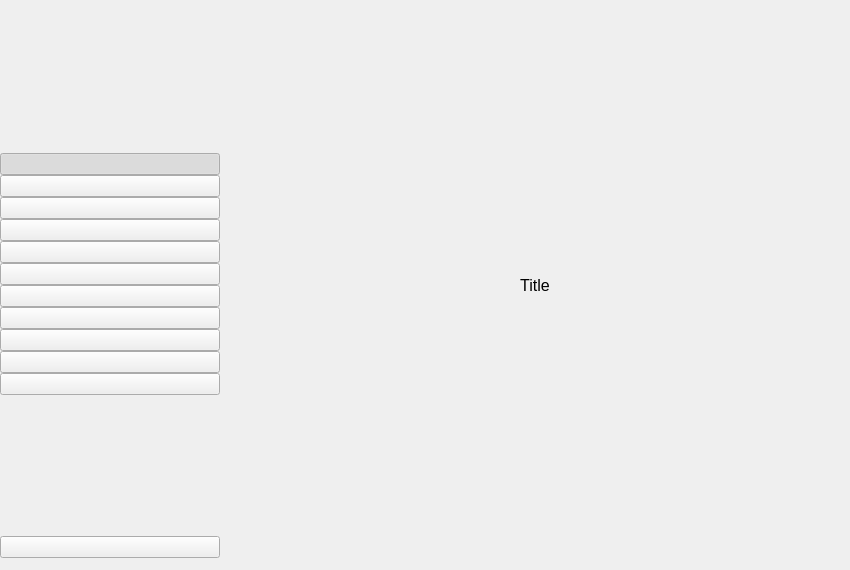
<?xml version="1.0" encoding="UTF-8"?>
<ui version="4.0">
 <class>App</class>
 <widget class="QMainWindow" name="App">
  <property name="windowModality">
   <enum>Qt::NonModal</enum>
  </property>
  <property name="geometry">
   <rect>
    <x>0</x>
    <y>0</y>
    <width>850</width>
    <height>570</height>
   </rect>
  </property>
  <property name="windowTitle">
   <string notr="true">Stacer</string>
  </property>
  <property name="windowIcon">
   <iconset>
    <normaloff>:/static/icons/icon256x256.png</normaloff>:/static/icons/icon256x256.png</iconset>
  </property>
  <widget class="QWidget" name="centralwidget">
   <layout class="QHBoxLayout" name="horizontalLayout">
    <property name="spacing">
     <number>0</number>
    </property>
    <property name="leftMargin">
     <number>0</number>
    </property>
    <property name="topMargin">
     <number>0</number>
    </property>
    <property name="rightMargin">
     <number>0</number>
    </property>
    <property name="bottomMargin">
     <number>0</number>
    </property>
    <item alignment="Qt::AlignHCenter">
     <widget class="QWidget" name="sidebar" native="true">
      <property name="sizePolicy">
       <sizepolicy hsizetype="Fixed" vsizetype="Expanding">
        <horstretch>0</horstretch>
        <verstretch>0</verstretch>
       </sizepolicy>
      </property>
      <property name="minimumSize">
       <size>
        <width>220</width>
        <height>0</height>
       </size>
      </property>
      <property name="maximumSize">
       <size>
        <width>220</width>
        <height>16777215</height>
       </size>
      </property>
      <property name="styleSheet">
       <string notr="true"/>
      </property>
      <layout class="QVBoxLayout" name="sidebarLayout">
       <property name="spacing">
        <number>0</number>
       </property>
       <property name="leftMargin">
        <number>0</number>
       </property>
       <property name="topMargin">
        <number>12</number>
       </property>
       <property name="rightMargin">
        <number>0</number>
       </property>
       <property name="bottomMargin">
        <number>12</number>
       </property>
       <item>
        <spacer name="verticalSpacer_2">
         <property name="orientation">
          <enum>Qt::Vertical</enum>
         </property>
         <property name="sizeHint" stdset="0">
          <size>
           <width>20</width>
           <height>40</height>
          </size>
         </property>
        </spacer>
       </item>
       <item>
        <widget class="QPushButton" name="btnDash">
         <property name="cursor">
          <cursorShape>PointingHandCursor</cursorShape>
         </property>
         <property name="focusPolicy">
          <enum>Qt::NoFocus</enum>
         </property>
         <property name="toolTip">
          <string>Dashboard</string>
         </property>
         <property name="styleSheet">
          <string notr="true"/>
         </property>
         <property name="text">
          <string/>
         </property>
         <property name="iconSize">
          <size>
           <width>28</width>
           <height>28</height>
          </size>
         </property>
         <property name="checkable">
          <bool>true</bool>
         </property>
         <property name="checked">
          <bool>true</bool>
         </property>
         <attribute name="buttonGroup">
          <string notr="true">sidebarBtnGroup</string>
         </attribute>
        </widget>
       </item>
       <item>
        <widget class="QPushButton" name="btnStartupApps">
         <property name="cursor">
          <cursorShape>PointingHandCursor</cursorShape>
         </property>
         <property name="focusPolicy">
          <enum>Qt::NoFocus</enum>
         </property>
         <property name="toolTip">
          <string>Startup Apps</string>
         </property>
         <property name="text">
          <string/>
         </property>
         <property name="iconSize">
          <size>
           <width>28</width>
           <height>28</height>
          </size>
         </property>
         <property name="checkable">
          <bool>true</bool>
         </property>
         <attribute name="buttonGroup">
          <string notr="true">sidebarBtnGroup</string>
         </attribute>
        </widget>
       </item>
       <item>
        <widget class="QPushButton" name="btnSystemCleaner">
         <property name="cursor">
          <cursorShape>PointingHandCursor</cursorShape>
         </property>
         <property name="focusPolicy">
          <enum>Qt::NoFocus</enum>
         </property>
         <property name="toolTip">
          <string>System Cleaner</string>
         </property>
         <property name="styleSheet">
          <string notr="true"/>
         </property>
         <property name="text">
          <string/>
         </property>
         <property name="iconSize">
          <size>
           <width>28</width>
           <height>28</height>
          </size>
         </property>
         <property name="checkable">
          <bool>true</bool>
         </property>
         <attribute name="buttonGroup">
          <string notr="true">sidebarBtnGroup</string>
         </attribute>
        </widget>
       </item>
       <item>
        <widget class="QPushButton" name="btnSearch">
         <property name="cursor">
          <cursorShape>PointingHandCursor</cursorShape>
         </property>
         <property name="focusPolicy">
          <enum>Qt::NoFocus</enum>
         </property>
         <property name="toolTip">
          <string>Search</string>
         </property>
         <property name="text">
          <string/>
         </property>
         <property name="iconSize">
          <size>
           <width>28</width>
           <height>28</height>
          </size>
         </property>
         <property name="checkable">
          <bool>true</bool>
         </property>
         <attribute name="buttonGroup">
          <string notr="true">sidebarBtnGroup</string>
         </attribute>
        </widget>
       </item>
       <item>
        <widget class="QPushButton" name="btnServices">
         <property name="cursor">
          <cursorShape>PointingHandCursor</cursorShape>
         </property>
         <property name="focusPolicy">
          <enum>Qt::NoFocus</enum>
         </property>
         <property name="toolTip">
          <string>Services</string>
         </property>
         <property name="text">
          <string/>
         </property>
         <property name="iconSize">
          <size>
           <width>28</width>
           <height>28</height>
          </size>
         </property>
         <property name="checkable">
          <bool>true</bool>
         </property>
         <attribute name="buttonGroup">
          <string notr="true">sidebarBtnGroup</string>
         </attribute>
        </widget>
       </item>
       <item>
        <widget class="QPushButton" name="btnProcesses">
         <property name="cursor">
          <cursorShape>PointingHandCursor</cursorShape>
         </property>
         <property name="focusPolicy">
          <enum>Qt::NoFocus</enum>
         </property>
         <property name="toolTip">
          <string>Processes</string>
         </property>
         <property name="text">
          <string/>
         </property>
         <property name="iconSize">
          <size>
           <width>28</width>
           <height>28</height>
          </size>
         </property>
         <property name="checkable">
          <bool>true</bool>
         </property>
         <attribute name="buttonGroup">
          <string notr="true">sidebarBtnGroup</string>
         </attribute>
        </widget>
       </item>
       <item>
        <widget class="QPushButton" name="btnUninstaller">
         <property name="cursor">
          <cursorShape>PointingHandCursor</cursorShape>
         </property>
         <property name="focusPolicy">
          <enum>Qt::NoFocus</enum>
         </property>
         <property name="toolTip">
          <string>Uninstaller</string>
         </property>
         <property name="text">
          <string/>
         </property>
         <property name="iconSize">
          <size>
           <width>28</width>
           <height>28</height>
          </size>
         </property>
         <property name="checkable">
          <bool>true</bool>
         </property>
         <attribute name="buttonGroup">
          <string notr="true">sidebarBtnGroup</string>
         </attribute>
        </widget>
       </item>
       <item>
        <widget class="QPushButton" name="btnResources">
         <property name="cursor">
          <cursorShape>PointingHandCursor</cursorShape>
         </property>
         <property name="focusPolicy">
          <enum>Qt::NoFocus</enum>
         </property>
         <property name="toolTip">
          <string>Resources</string>
         </property>
         <property name="text">
          <string/>
         </property>
         <property name="iconSize">
          <size>
           <width>28</width>
           <height>28</height>
          </size>
         </property>
         <property name="checkable">
          <bool>true</bool>
         </property>
         <attribute name="buttonGroup">
          <string notr="true">sidebarBtnGroup</string>
         </attribute>
        </widget>
       </item>
       <item>
        <widget class="QPushButton" name="btnHelpers">
         <property name="cursor">
          <cursorShape>PointingHandCursor</cursorShape>
         </property>
         <property name="focusPolicy">
          <enum>Qt::NoFocus</enum>
         </property>
         <property name="toolTip">
          <string>Helpers</string>
         </property>
         <property name="text">
          <string/>
         </property>
         <property name="iconSize">
          <size>
           <width>28</width>
           <height>28</height>
          </size>
         </property>
         <property name="checkable">
          <bool>true</bool>
         </property>
         <attribute name="buttonGroup">
          <string notr="true">sidebarBtnGroup</string>
         </attribute>
        </widget>
       </item>
       <item>
        <widget class="QPushButton" name="btnAptSourceManager">
         <property name="cursor">
          <cursorShape>PointingHandCursor</cursorShape>
         </property>
         <property name="focusPolicy">
          <enum>Qt::NoFocus</enum>
         </property>
         <property name="toolTip">
          <string>APT Repository Manager</string>
         </property>
         <property name="text">
          <string/>
         </property>
         <property name="iconSize">
          <size>
           <width>28</width>
           <height>28</height>
          </size>
         </property>
         <property name="checkable">
          <bool>true</bool>
         </property>
         <attribute name="buttonGroup">
          <string notr="true">sidebarBtnGroup</string>
         </attribute>
        </widget>
       </item>
       <item>
        <widget class="QPushButton" name="btnSettings">
         <property name="cursor">
          <cursorShape>PointingHandCursor</cursorShape>
         </property>
         <property name="focusPolicy">
          <enum>Qt::NoFocus</enum>
         </property>
         <property name="toolTip">
          <string>Settings</string>
         </property>
         <property name="text">
          <string/>
         </property>
         <property name="iconSize">
          <size>
           <width>28</width>
           <height>28</height>
          </size>
         </property>
         <property name="checkable">
          <bool>true</bool>
         </property>
         <attribute name="buttonGroup">
          <string notr="true">sidebarBtnGroup</string>
         </attribute>
        </widget>
       </item>
       <item>
        <spacer name="verticalSpacer">
         <property name="orientation">
          <enum>Qt::Vertical</enum>
         </property>
         <property name="sizeHint" stdset="0">
          <size>
           <width>20</width>
           <height>40</height>
          </size>
         </property>
        </spacer>
       </item>
       <item>
        <widget class="QPushButton" name="btnFeedback">
         <property name="cursor">
          <cursorShape>PointingHandCursor</cursorShape>
         </property>
         <property name="focusPolicy">
          <enum>Qt::NoFocus</enum>
         </property>
         <property name="toolTip">
          <string>Feedback</string>
         </property>
         <property name="text">
          <string/>
         </property>
         <property name="iconSize">
          <size>
           <width>28</width>
           <height>28</height>
          </size>
         </property>
         <property name="checkable">
          <bool>false</bool>
         </property>
        </widget>
       </item>
      </layout>
      <zorder>btnDash</zorder>
      <zorder>btnServices</zorder>
      <zorder>btnUninstaller</zorder>
      <zorder>btnStartupApps</zorder>
      <zorder>btnResources</zorder>
      <zorder>btnSystemCleaner</zorder>
      <zorder>btnProcesses</zorder>
      <zorder>btnSettings</zorder>
      <zorder>btnFeedback</zorder>
      <zorder>btnAptSourceManager</zorder>
      <zorder>btnSearch</zorder>
      <zorder>btnHelpers</zorder>
     </widget>
    </item>
    <item>
     <widget class="QWidget" name="pageContent" native="true">
      <property name="sizePolicy">
       <sizepolicy hsizetype="Expanding" vsizetype="Expanding">
        <horstretch>0</horstretch>
        <verstretch>0</verstretch>
       </sizepolicy>
      </property>
      <property name="styleSheet">
       <string notr="true"/>
      </property>
      <layout class="QVBoxLayout" name="pageContentLayout">
       <property name="spacing">
        <number>0</number>
       </property>
       <property name="leftMargin">
        <number>0</number>
       </property>
       <property name="topMargin">
        <number>0</number>
       </property>
       <property name="rightMargin">
        <number>0</number>
       </property>
       <property name="bottomMargin">
        <number>0</number>
       </property>
       <item>
        <widget class="QLabel" name="pageTitle">
         <property name="sizePolicy">
          <sizepolicy hsizetype="Expanding" vsizetype="Preferred">
           <horstretch>0</horstretch>
           <verstretch>0</verstretch>
          </sizepolicy>
         </property>
         <property name="font">
          <font>
           <family>Ubuntu</family>
           <pointsize>12</pointsize>
          </font>
         </property>
         <property name="styleSheet">
          <string notr="true"/>
         </property>
         <property name="text">
          <string notr="true">Title</string>
         </property>
         <property name="alignment">
          <set>Qt::AlignCenter</set>
         </property>
        </widget>
       </item>
      </layout>
     </widget>
    </item>
   </layout>
   <zorder>pageContent</zorder>
   <zorder>sidebar</zorder>
  </widget>
 </widget>
 <resources/>
 <connections/>
 <buttongroups>
  <buttongroup name="sidebarBtnGroup"/>
 </buttongroups>
</ui>
